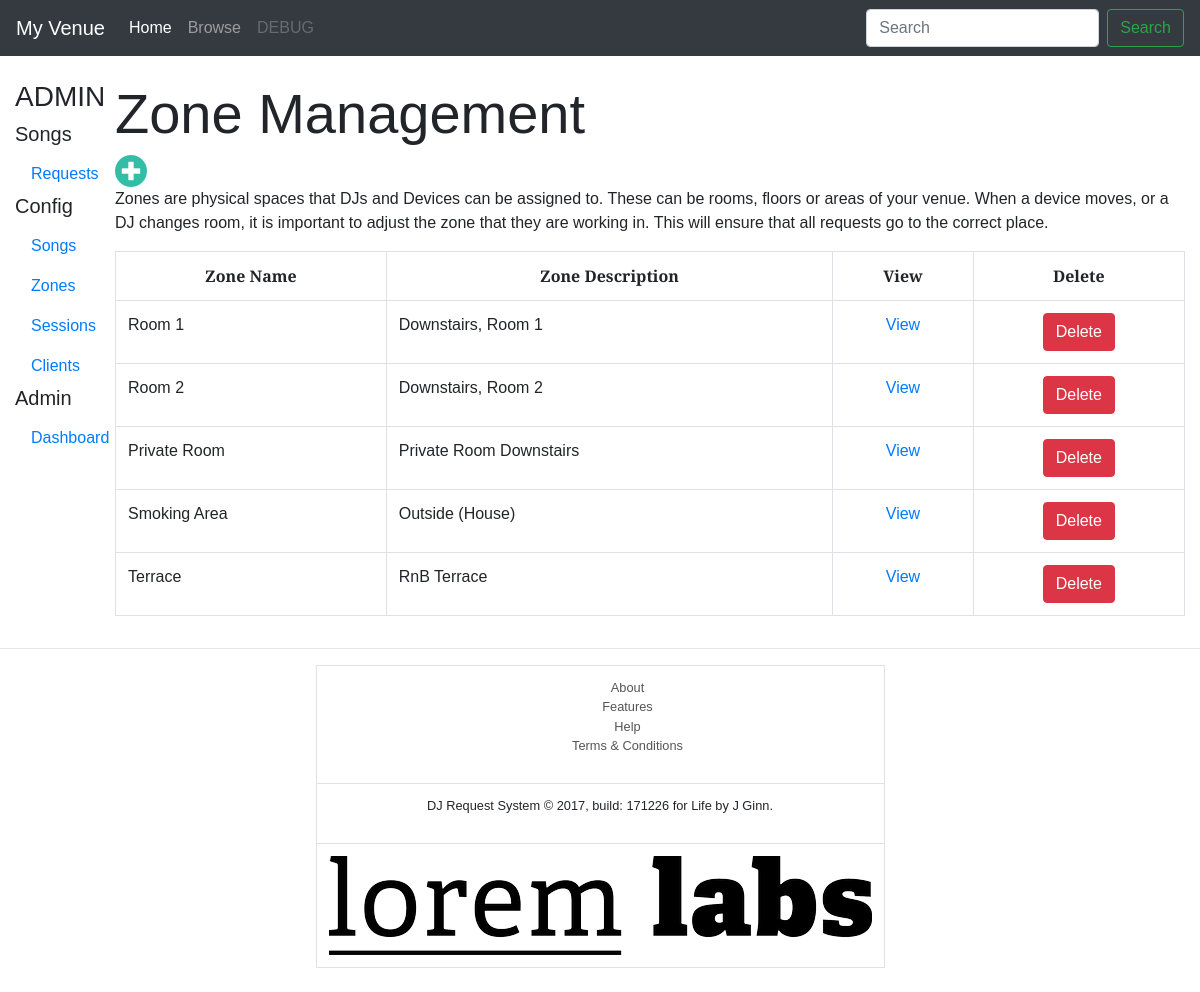
The page /zones/zones_index.php on the database its author committed.
### tables this page shows
CREATE TABLE IF NOT EXISTS `zones` (
  `zone_id` int(11) NOT NULL AUTO_INCREMENT COMMENT 'Zone ID',
  `zone_name` text NOT NULL COMMENT 'Zone Name',
  `zone_description` text NOT NULL COMMENT 'Zone Description',
  PRIMARY KEY (`zone_id`)
);

### config/DBVar.php (called while the page is built, shortened)
<?php
$environment = LOCAL;
?>

### zones/zones_index.php (the view, shortened to what this page needs)
<?php
	include($_SERVER["DOCUMENT_ROOT"] . "/djx/djx/partials/header.php");
?>
<head>
</head>
<body>
	<div class="fluid-container">
		<div class="col-md-12">
			<div class="row">
				<?php include($_SERVER["DOCUMENT_ROOT"] . "/djx/djx/partials/nav.php"); ?>
				<div class="col-md-11">
					<br>
					<h1 class="display-4">Zone Management</h1>
					<ul class="nav">
						<li class="nav-item"><a href="add_zone.php"><img src="<?php echo $environment; ?>images/add.png" style="width: 32px"></a></li>
					</ul>
					<p>Zones are physical spaces that DJs and Devices can be assigned to. These can be rooms, floors or areas of your venue. When a device moves, or a DJ changes room, it is important to adjust the zone that they are working in. This will ensure that all requests go to the correct place.</p>
					<?php
					$sql = "SELECT * FROM zones";
					if($result = mysqli_query($mysqli, $sql)){
						if(mysqli_num_rows($result) > 0){
							echo "<table class='table table-bordered'>";
								echo "<tr>";
									echo "<th class='text-center'>Zone Name</th>";
									echo "<th class='text-center'>Zone Description</th>";
									echo "<th class='text-center'>View</th>";
									echo "<th class='text-center'>Delete</th>";
								echo "</tr>";
							while($row = mysqli_fetch_array($result)){
								echo "<tr>";
									echo "<td>" . $row['zone_name'] . "</td>";
									echo "<td>" . $row['zone_description'] . "</td>";
									echo "<td class='text-center'><a href=view_zone.php?zone_id=".$row['zone_id'].">View</a></td>";
									echo "<td class='text-center'><a href=functions/func_delete_zone.php?zone_id=".$row['zone_id']." class='btn btn-danger'>Delete</a></td>";
								echo "</tr>";
							}
							echo "</table>";
						} else{
							echo "No zones were found.";
						}
					} else{
						echo "ERROR: Not able to execute $sql. " . mysqli_error($mysqli);
					}
					?>
				</div>
			</div>
		</div>
	</div>
</body>
<?php include($_SERVER["DOCUMENT_ROOT"] . "/djx/djx/partials/footer.php"); ?>

### css/custom.css (style rules this page uses)
body { font-family: 'Alegreya Sans', sans-serif; }

### rows shown on the page
zones: zone_name "Room 1", zone_description "Downstairs, Room 1"
zones: zone_name "Room 2", zone_description "Downstairs, Room 2"
zones: zone_name "Private Room", zone_description "Private Room Downstairs"
zones: zone_name "Smoking Area", zone_description "Outside (House)"
zones: zone_name "Terrace", zone_description "RnB Terrace"

### other values the page prints
$VenueName "My Venue"
